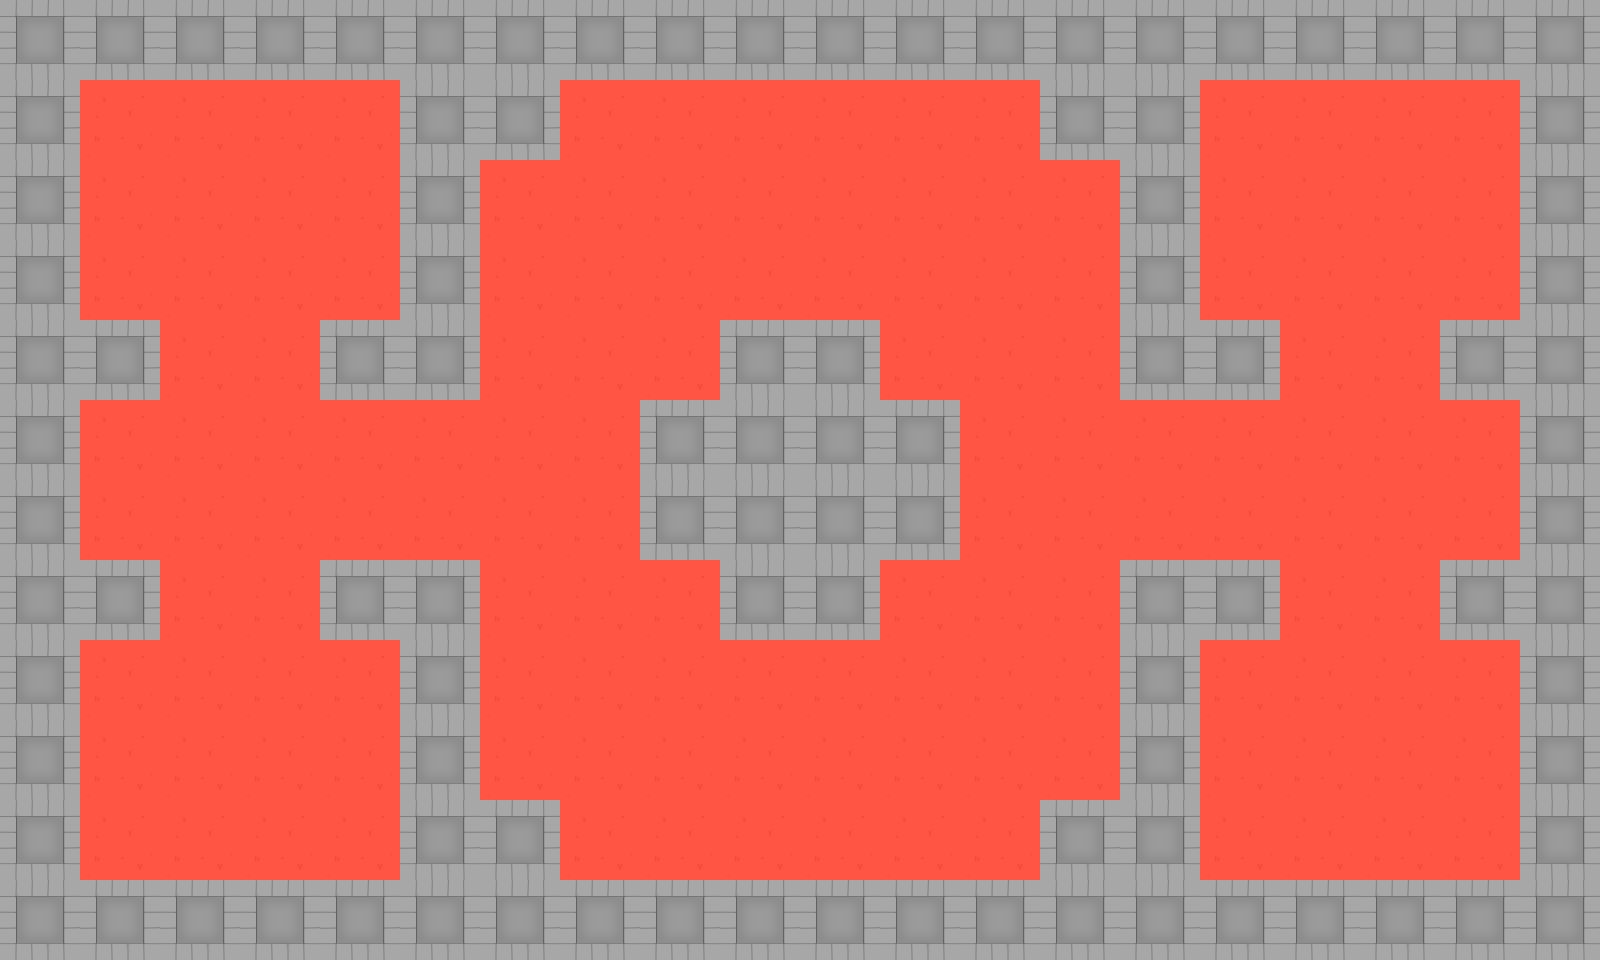

Rendered tile map (Tiled .tmx) drawn with the repository's tilesets; below, a short description and the map source with its tile grids summarised:
An orthogonal 20x12 tile map with 80x80 px tiles, 2 tile layers (Tile Layer 1, Objects).

<map version="1.2" tiledversion="1.2.3" orientation="orthogonal" renderorder="right-down" width="20" height="12" tilewidth="80" tileheight="80" infinite="0" nextlayerid="3" nextobjectid="1">
 <tileset firstgid="1" source="ts1.tsx" />
 <layer id="1" name="Tile Layer 1" width="20" height="12">
  <data>[240 cells, 240 non-empty, 1 distinct tile ids]</data>
 </layer>
 <layer id="2" name="Objects" width="20" height="12">
  <properties>
   <property name="blocked" value="true" />
  </properties>
  <data>[240 cells, 100 non-empty, 1 distinct tile ids]</data>
 </layer>
</map>
